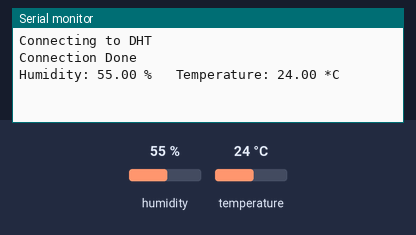
Recording of a sketch running on a simulated ESP8266 (NodeMCU). Parts: the last lines printed to the serial monitor. The test bench sets the inputs (shaded band); at power-on: humidity 55 %, temperature 24 °C.

Above: at 1.3 s.
1.4 s: humidity set to 22 %
At 2.8 s:
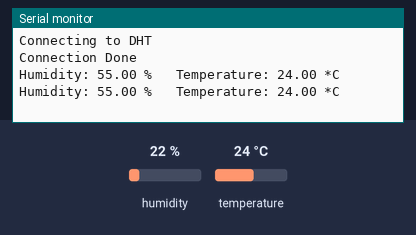
4.2 s: temperature set to 12 °C
At 5.0 s:
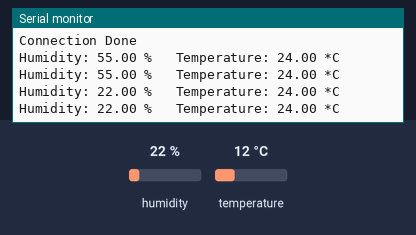
7.0 s: humidity set to 40 %
At 8.8 s:
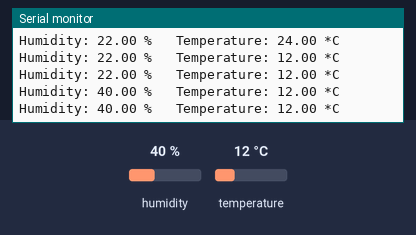
Timing chart, 0 to 10.3 s (numbered marks = the images above; inputs shaded):
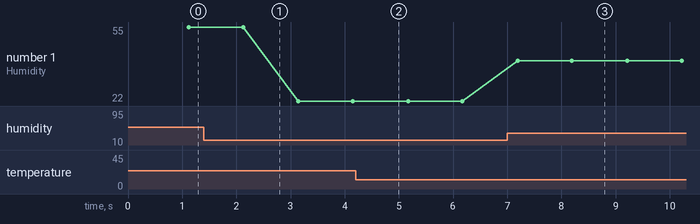

The sketch:

Get_Hum___Temp_from_DHT.ino
```cpp
#include <ESP8266WiFi.h>
#include <DHT.h>

// Uncomment one of the lines below for whatever DHT sensor type you're using!
#define DHTTYPE DHT11   // DHT 11
//#define DHTTYPE DHT21   // DHT 21 (AM2301)
//#define DHTTYPE DHT22   // DHT 22  (AM2302), AM2321

// DHT Sensor
const int DHTPin = 5;
// Initialize DHT sensor.
DHT dht(DHTPin, DHTTYPE);

void setup() {
  Serial.begin(115200);
  delay(100);
  Serial.println("Connecting to DHT");
  dht.begin();
  Serial.println("Connection Done");
}

void loop()
{
  delay(1000);
  // Read humidity (the default)
  float h = dht.readHumidity();
  // Read temperature as Celsius (the default)
  float t = dht.readTemperature();
  // Check if any reads failed and exit early (to try again).
  if (isnan(h) || isnan(t))
  {
    Serial.println("Failed to read from DHT sensor!");
  }
  else
  {
    Serial.print("Humidity: ");
    Serial.print(h);
    Serial.print(" %\t Temperature: ");
    Serial.print(t);
    Serial.println(" *C ");
  }
}
```

Measured:
- after the input at 7.0 s, the serial monitor: prints a new line after 0.19 s (image 3)
- plotted number 1: 55 → 22 after the input at 1.4 s, 22 → 40 after the input at 7.0 s
